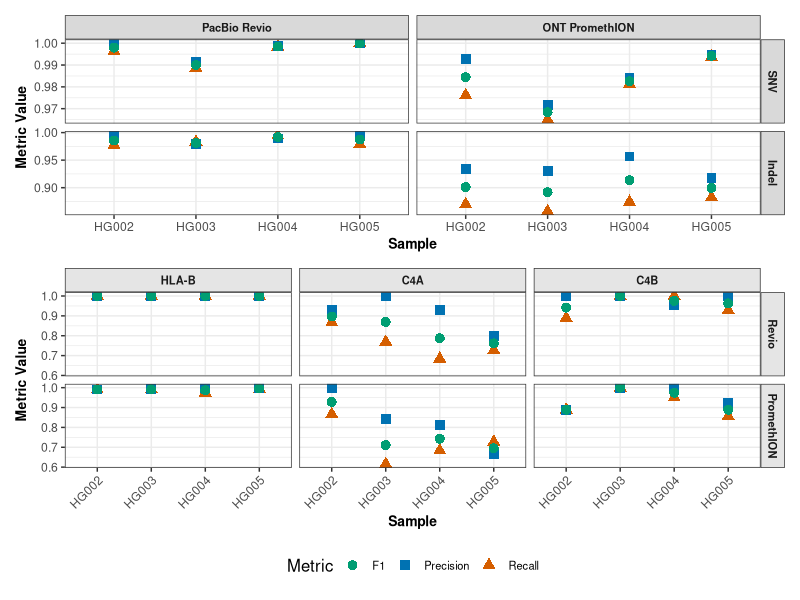
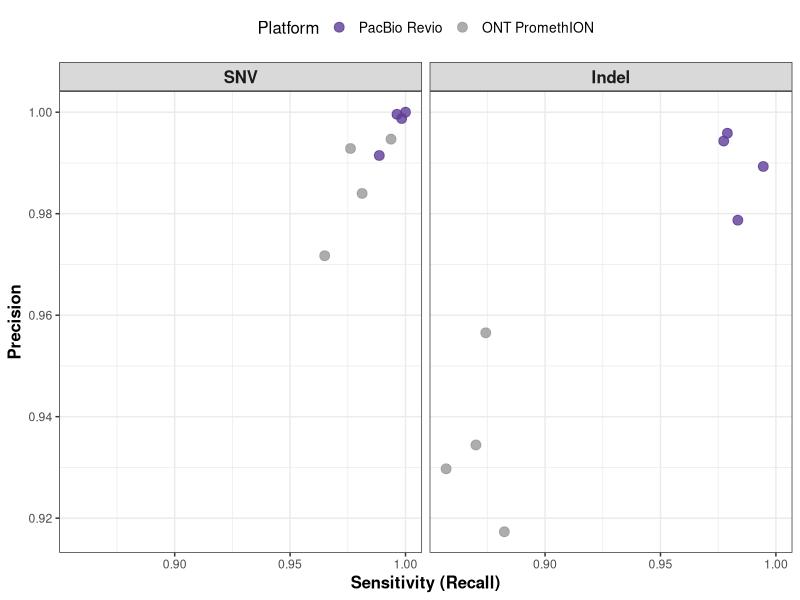
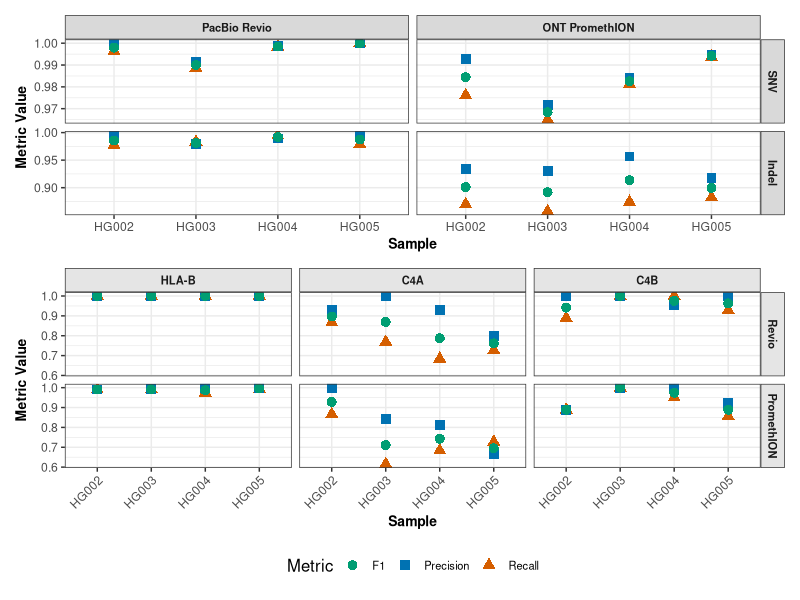
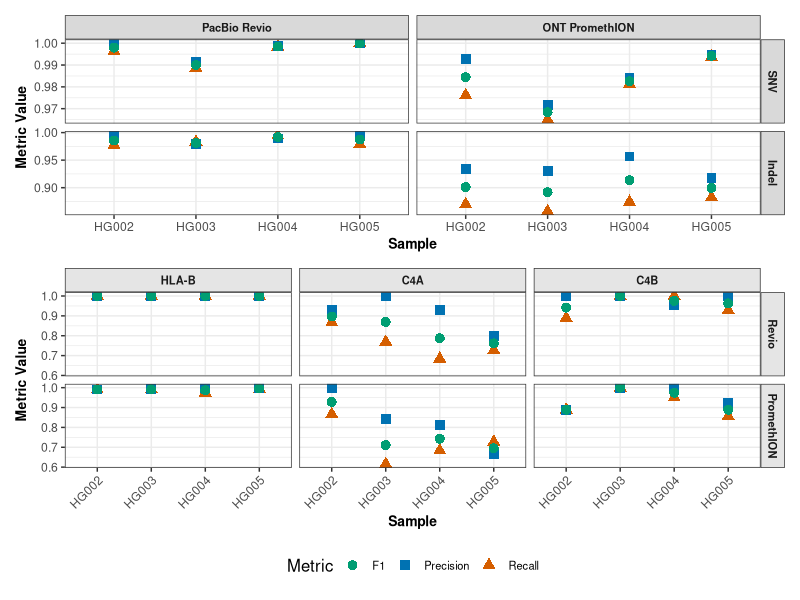
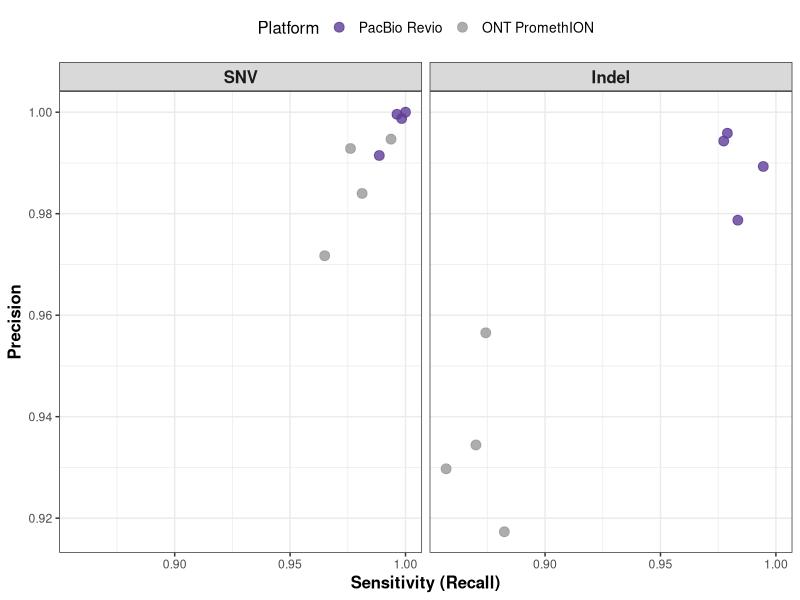

These charts were generated, in order, by the following R code:
# Load necessary libraries
library(ggplot2)
library(tidyr)
library(dplyr)
library(patchwork) # For stitching plots together

# Set working directory
setwd("/Users/matt/Documents/GitHub/mhc/scripts/visualizations/concordance/")

### First Plot ###
# Read the first CSV file
data1 <- read.csv("concordance_results.csv", header = TRUE, stringsAsFactors = FALSE)

# Clean up the numeric columns
data1$recall <- as.numeric(gsub("[^0-9.]", "", data1$recall))
data1$precision <- as.numeric(gsub("[^0-9.]", "", data1$precision))
data1$f1 <- as.numeric(gsub("[^0-9.]", "", data1$f1))

# Rename variables
data1$type[data1$type == "snp"] <- "SNV"
data1$type[data1$type == "indel"] <- "Indel"
data1$platform[data1$platform == "revio"] <- "PacBio Revio"
data1$platform[data1$platform == "promethion"] <- "ONT PromethION"

# Reorder levels
data1$type <- factor(data1$type, levels = c("SNV", "Indel"))
data1$platform <- factor(data1$platform, levels = c("PacBio Revio", "ONT PromethION"))

# Reshape the data to long format
data1_long <- data1 %>%
  pivot_longer(cols = c(recall, precision, f1),
               names_to = "metric",
               values_to = "value")

# Standardize the names of `metric`
data1_long$metric <- recode(data1_long$metric,
                            recall = "Recall",
                            precision = "Precision",
                            f1 = "F1")

# Define color and shape mappings
cb_palette <- c("Recall" = "#D55E00", "Precision" = "#0072B2", "F1" = "#009E73")
shape_mapping <- c("Recall" = 17, "Precision" = 15, "F1" = 16)

# Create the first plot
plot1 <- ggplot(data1_long, aes(x = sample, y = value, shape = metric, color = metric, group = metric)) +
  geom_point(size = 3) +
  facet_grid(type ~ platform, scales = "free_y") +
  theme_bw() +
  labs(
    x = "Sample",
    y = "Metric Value",
    shape = "Metric",
    color = "Metric"
  ) +
  scale_shape_manual(values = shape_mapping) +
  scale_color_manual(values = cb_palette) +
  theme(
    axis.text.x = element_text(hjust = 0.5),
    axis.title.x = element_text(size = 10, face = "bold"),
    axis.title.y = element_text(size = 10, face = "bold"),
    strip.text = element_text(size = 8, face = "bold"),
    legend.title = element_text(size = 12),
    legend.text = element_text(size = 8)
  )

### Second Plot ###
# Read the second CSV file
data2 <- read.csv("compare_concordance.csv", header = TRUE, stringsAsFactors = FALSE)

# Clean up the numeric columns
data2$recall <- as.numeric(gsub("[^0-9.]", "", data2$recall))
data2$precision <- as.numeric(gsub("[^0-9.]", "", data2$precision))
data2$f1 <- as.numeric(gsub("[^0-9.]", "", data2$f1))

# Rename variables
data2$platform[data2$platform == "revio"] <- "Revio"
data2$platform[data2$platform == "promethion"] <- "PromethION"

# Reshape the data to long format
data2_long <- data2 %>%
  pivot_longer(cols = c(recall, precision, f1),
               names_to = "metric",
               values_to = "value")

# Standardize the names of `metric`
data2_long$metric <- recode(data2_long$metric,
                            recall = "Recall",
                            precision = "Precision",
                            f1 = "F1")

# Ensure genes and platforms are ordered
data2_long$gene <- factor(data2_long$gene, levels = c("HLA-B", "C4A", "C4B"))
data2_long$platform <- factor(data2_long$platform, levels = c("Revio", "PromethION"))

# Create the second plot
plot2 <- ggplot(data2_long, aes(x = sample, y = value, shape = metric, color = metric, group = metric)) +
  geom_point(size = 3) +
  facet_grid(platform ~ gene, scales = "fixed") +
  theme_bw() +
  labs(
    x = "Sample",
    y = "Metric Value",
    shape = "Metric",
    color = "Metric"
  ) +
  scale_shape_manual(values = shape_mapping) +
  scale_color_manual(values = cb_palette) +
  theme(
    axis.text.x = element_text(angle = 45, hjust = 1),
    strip.text.x = element_text(size = 8, face = "bold"),
    strip.text.y = element_text(size = 8, face = "bold"),
    strip.background = element_rect(fill = "grey90"),
    legend.title = element_text(size = 12),
    axis.title.x = element_text(size = 10, face = "bold"),
    axis.title.y = element_text(size = 10, face = "bold"),
    legend.text = element_text(size = 8)
  )

### Combine Plots with Patchwork ###
combined_plot <- plot1 / plot2 + 
  plot_layout(guides = 'collect') & 
  theme(legend.position = "bottom")

# Display the combined plot
print(combined_plot)

ggsave(filename = "concordance_combined.pdf", plot = combined_plot)
ggsave(filename = "concordance_combined.png", plot = combined_plot)

plot3 <- ggplot(data1, aes(x = recall, y = precision, color = platform)) +
  geom_point(size = 3, alpha = 0.8) +
  facet_wrap(~type) +
  theme_bw() +
  scale_color_manual(
    values = c(
      "PacBio Revio" = "#5E3C99",      # magenta
      "ONT PromethION" = "#999999"     # neutral gray
    )
  ) +
  labs(
    x = "Sensitivity (Recall)",
    y = "Precision",
    color = "Platform",
  ) +
  theme(
    strip.text = element_text(size = 12, face = "bold"),
    axis.title = element_text(size = 12, face = "bold"),
    legend.title = element_text(size = 12),
    legend.text = element_text(size = 10),
    legend.position = "top",
    legend.direction = "horizontal",
  )

plot3

ggsave(filename = "concordance.pdf", plot = plot3)


